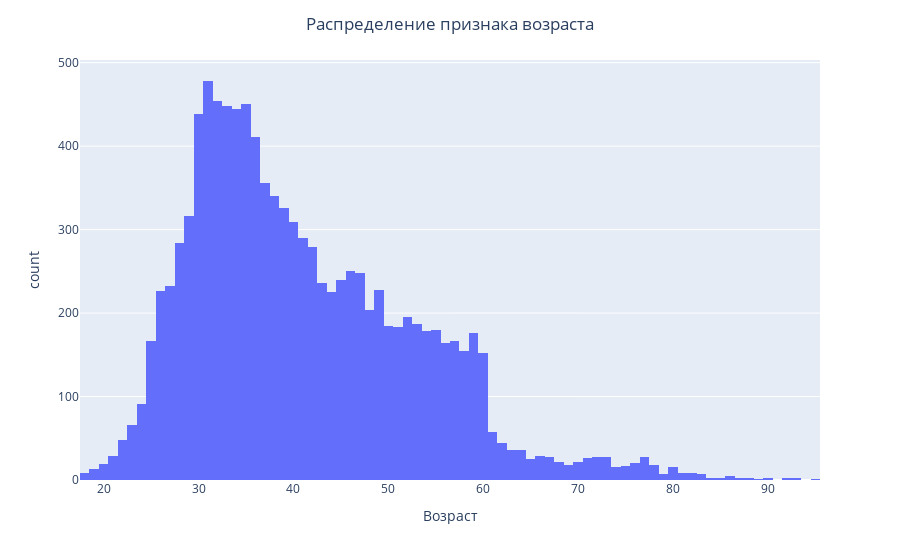
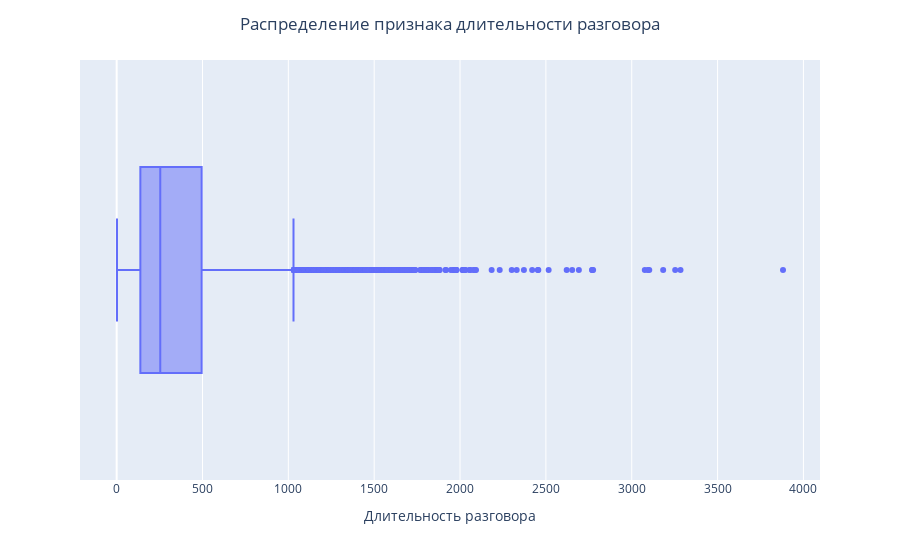

Notebook source saved alongside these figures, in order:
### Markdown cell above
##### Распределения количественных признаков

### Code cell
# Распределение признака возраста
fig2 = px.histogram(
    data_frame=df, 
    x='age',
    labels={'count': "Количество",
            'age': 'Возраст'}
)
fig2.update_layout(title={'text': "Распределение признака возраста", 'x': 0.5})
fig2.show()

# Задание 3.2
print('Максимальный возраст клиента:', df['age'].max())


# Распределение признака длительности разговора
fig3 = px.box(
    data_frame=df, 
    x='duration',
    labels={'duration': 'Длительность разговора'}
)
fig3.update_layout(title={'text': "Распределение признака длительности разговора", 'x': 0.5})
fig3.show()

# Задание 3.3
print('Минимальная продолжительность разговора с клиентом:', df['duration'].min())

### Figure 1 — Plotly figure (JSON) as saved in the notebook; plotly's stock layout.template omitted (floating-point values rounded to 4 significant figures; data arrays with more than 128 entries replaced by an {"elided": "..."} marker saying what was removed)
{"data": [{"alignmentgroup": "True", "bingroup": "x", "hovertemplate": "Возраст=%{x}<br>count=%{y}<extra></extra>", "legendgroup": "", "marker": {"color": "#636efa", "pattern": {"shape": ""}}, "name": "", "offsetgroup": "", "orientation": "v", "showlegend": false, "type": "histogram", "x": {"elided": "10644 int values"}, "xaxis": "x", "yaxis": "y"}], "layout": {"barmode": "relative", "legend": {"tracegroupgap": 0}, "margin": {"t": 60}, "title": {"text": "Распределение признака возраста", "x": 0.5}, "xaxis": {"anchor": "y", "domain": [0, 1], "title": {"text": "Возраст"}}, "yaxis": {"anchor": "x", "domain": [0, 1], "title": {"text": "count"}}}}

### Figure 2 — Plotly figure (JSON) as saved in the notebook; plotly's stock layout.template omitted (floating-point values rounded to 4 significant figures; data arrays with more than 128 entries replaced by an {"elided": "..."} marker saying what was removed)
{"data": [{"alignmentgroup": "True", "hovertemplate": "Длительность разговора=%{x}<extra></extra>", "legendgroup": "", "marker": {"color": "#636efa"}, "name": "", "notched": false, "offsetgroup": "", "orientation": "h", "showlegend": false, "type": "box", "x": {"elided": "10644 int values"}, "x0": " ", "xaxis": "x", "y0": " ", "yaxis": "y"}], "layout": {"boxmode": "group", "legend": {"tracegroupgap": 0}, "margin": {"t": 60}, "title": {"text": "Распределение признака длительности разговора", "x": 0.5}, "xaxis": {"anchor": "y", "domain": [0, 1], "title": {"text": "Длительность разговора"}}, "yaxis": {"anchor": "x", "domain": [0, 1]}}}
